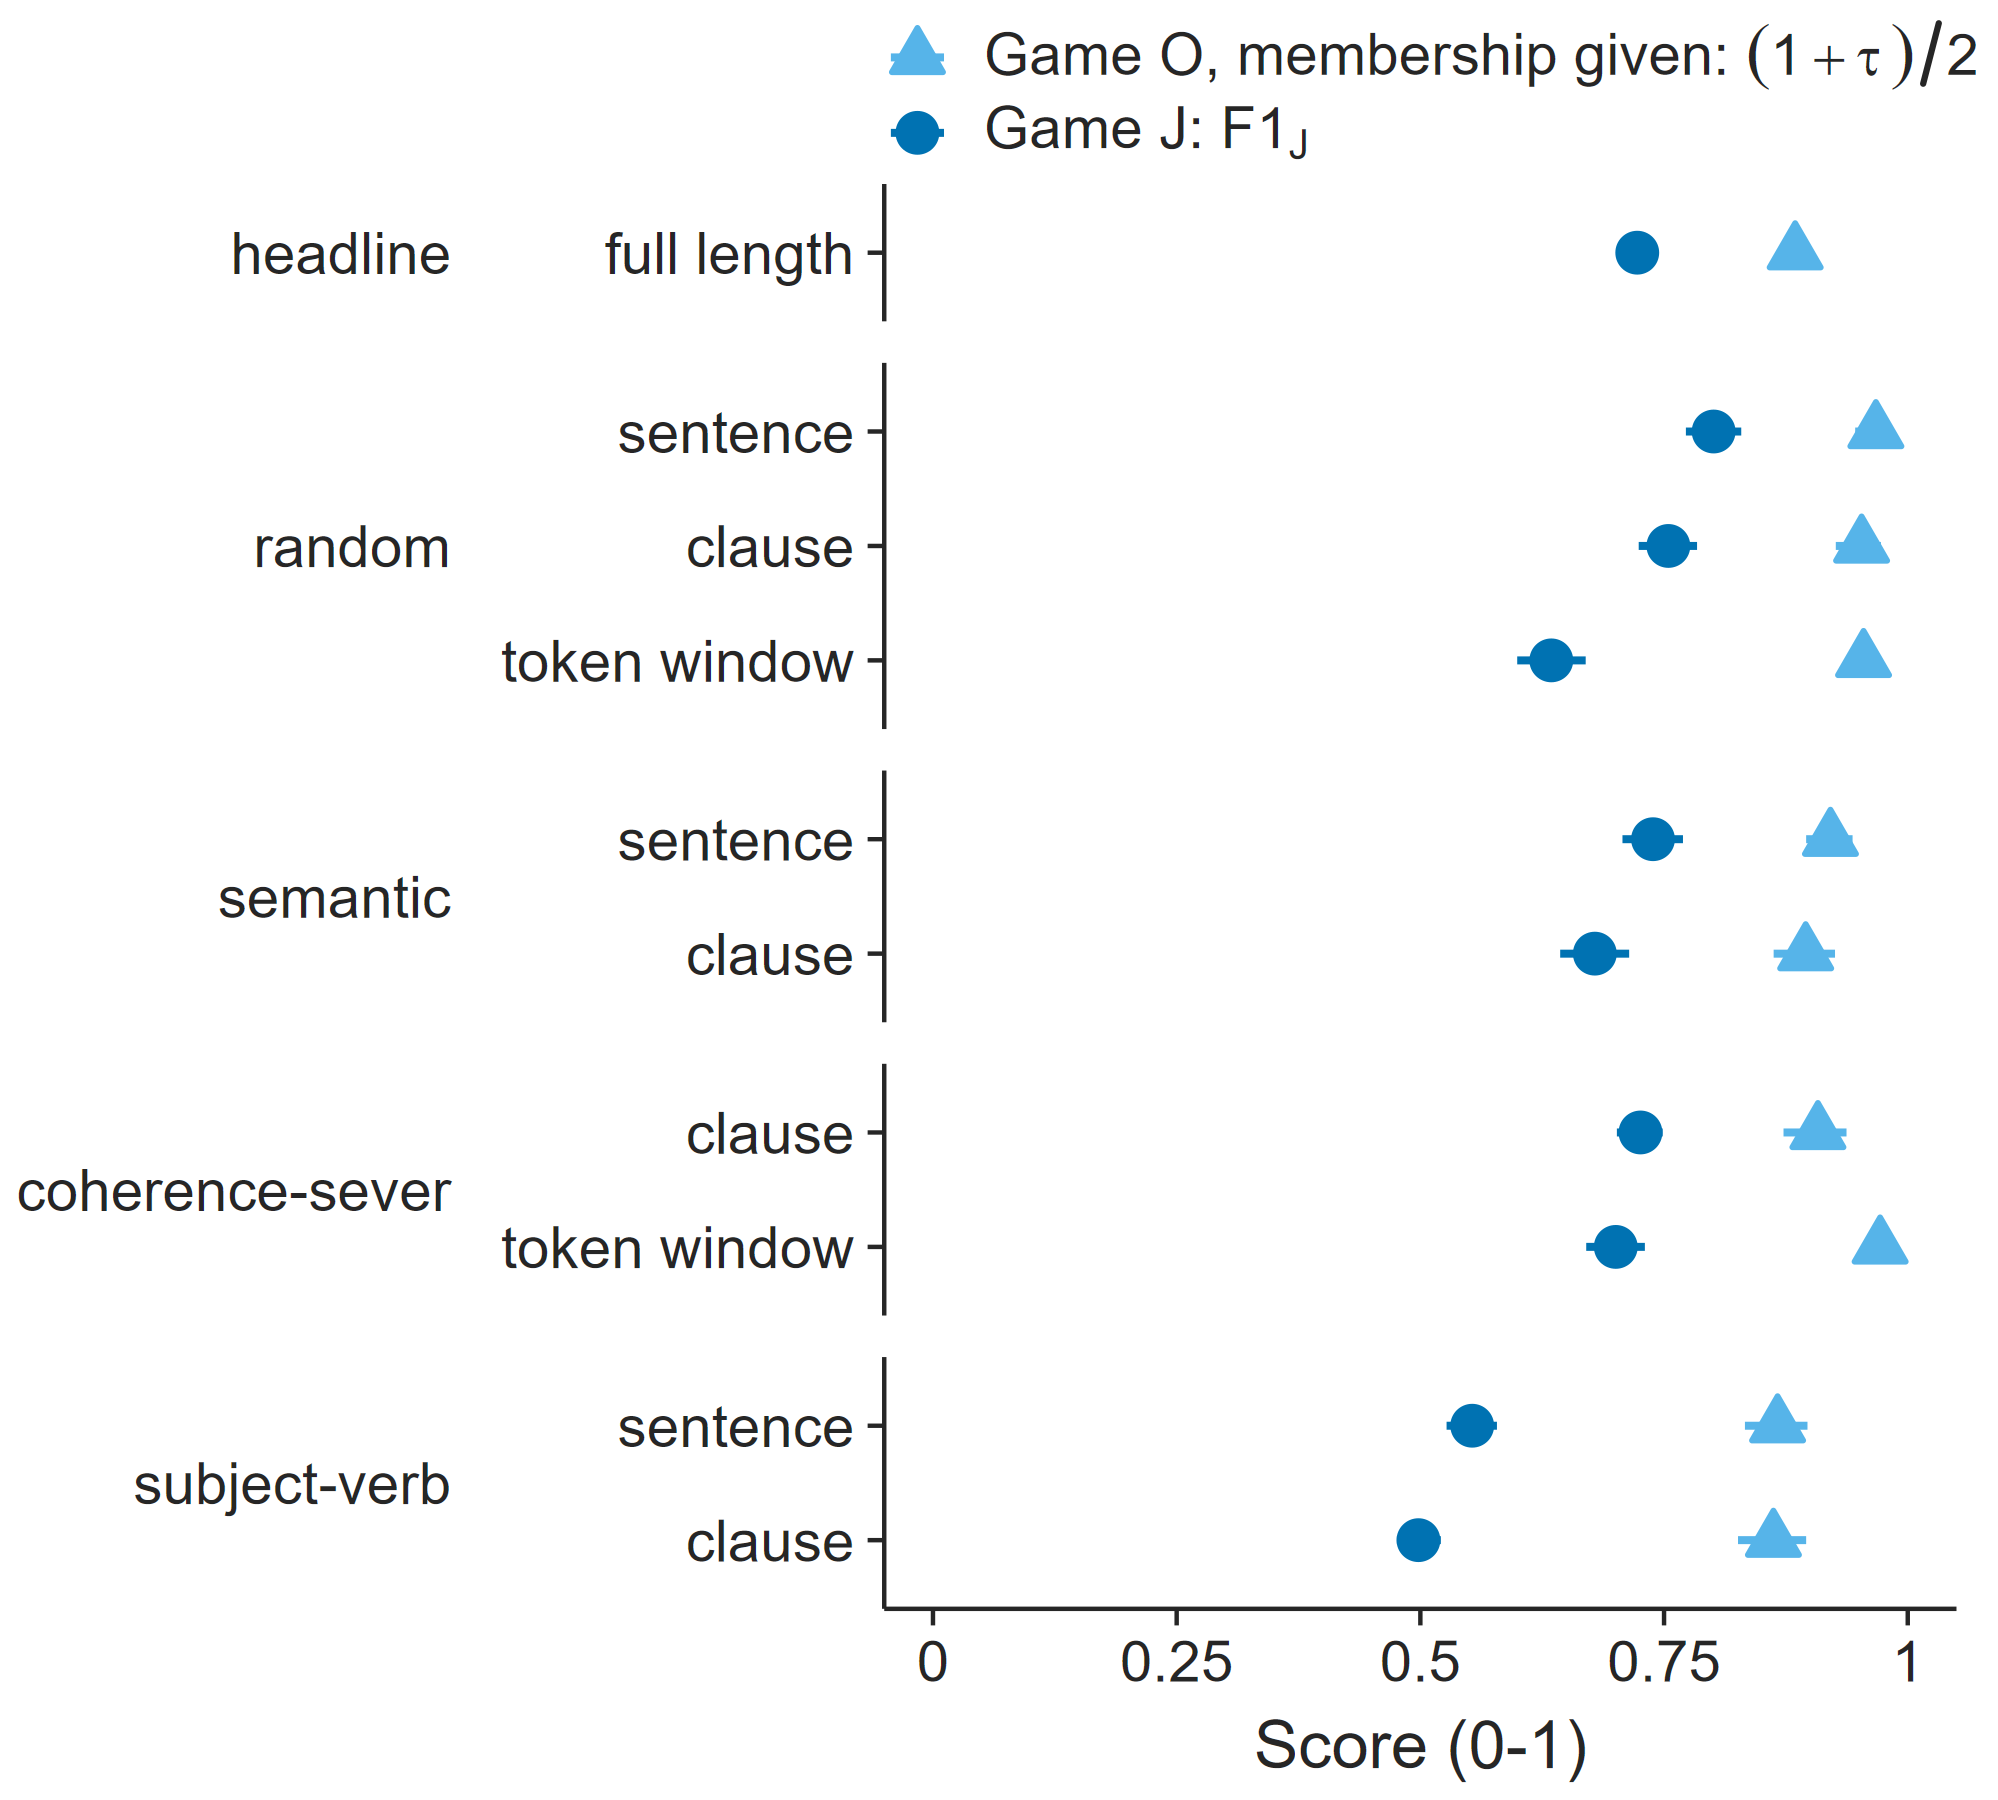

Source code (R):
# figA_gameO_vs_gameJ.R
# Appendix Figure A: ordering with membership given (Game O) against joint
# membership + order recovery (Game J), one-shot Sonnet. Prespecified.
#
# Game O is plotted as (1 + tau) / 2, the value F1_J takes when membership is
# perfect, so both games sit on one 0-1 scale. The transform is monotone, so
# the frozen tau CI maps directly. O and J are different units (documents vs
# pools) and different prompts, so the two markers are not joined.
#
# Run from the repository root:
#   Rscript results/paper_figures_r/figA_gameO_vs_gameJ.R

source("results/paper_figures_r/theme_paper.R")

# ---- Data -------------------------------------------------------------------
game_o   <- read.csv("results/final_analysis/TABLES/table_D_game_O.csv")
grid     <- read.csv("results/final_analysis/TABLES/table_C_grid_J.csv")
headline <- read.csv("results/final_analysis/TABLES/table_B_headline_J.csv")

o <- game_o[game_o$attacker == "One-shot Sonnet", ]
j <- rbind(
  data.frame(condition = "headline (full length)",
             headline[headline$attacker == "One-shot Sonnet", c("F1_J_mean", "F1_J_lo", "F1_J_hi", "completed")]),
  grid[grid$attacker == "One-shot Sonnet", c("condition", "F1_J_mean", "F1_J_lo", "F1_J_hi", "completed")]
)
j <- j[match(o$condition, j$condition), ]

split_condition <- function(condition) {
  ifelse(condition == "headline (full length)", "headline",
         sapply(strsplit(condition, " / ", fixed = TRUE), `[`, 1))
}
split_granularity <- function(condition) {
  ifelse(condition == "headline (full length)", "full length",
         sapply(strsplit(condition, " / ", fixed = TRUE), `[`, 2))
}

plot_data <- rbind(
  data.frame(condition = o$condition, game = "O",
             value = (1 + o$tau_mean) / 2, lo = (1 + o$tau_lo) / 2, hi = (1 + o$tau_hi) / 2,
             tau = o$tau_mean, tau_lo = o$tau_lo, tau_hi = o$tau_hi,
             n_units = o$docs, unit = "documents"),
  data.frame(condition = j$condition, game = "J",
             value = j$F1_J_mean, lo = j$F1_J_lo, hi = j$F1_J_hi,
             tau = NA, tau_lo = NA, tau_hi = NA,
             n_units = j$completed, unit = "pools")
)
plot_data$strategy    <- split_condition(plot_data$condition)
plot_data$granularity <- split_granularity(plot_data$condition)

# ---- Plot -------------------------------------------------------------------
d <- plot_data
d$strategy    <- factor(d$strategy, levels = c("headline", strategy_levels))
d$granularity <- factor(d$granularity, levels = rev(c("full length", granularity_levels)))
d$game        <- factor(d$game, levels = c("O", "J"))

fig <- ggplot(d, aes(x = value, y = granularity, colour = game, fill = game, shape = game)) +
  geom_linerange(aes(xmin = lo, xmax = hi), linewidth = ci_linewidth) +
  geom_point(size = point_size, stroke = point_stroke) +
  facet_grid(rows = vars(strategy), scales = "free_y", space = "free_y", switch = "y") +
  scale_colour_manual(values = game_colour, labels = game_label) +
  scale_fill_manual(values = game_colour, labels = game_label) +
  scale_shape_manual(values = game_shape, labels = game_label) +
  scale_y_discrete(labels = granularity_label) +
  scale_x_continuous(limits = c(0, 1), breaks = seq(0, 1, 0.25), labels = axis_01_labels) +
  labs(x = "Score (0-1)", y = NULL, colour = NULL, fill = NULL, shape = NULL) +
  theme_paper() +
  theme_strategy_strips() +
  # One legend entry per line, so it fits the column width.
  theme(legend.position = "top", legend.justification = "left", legend.direction = "vertical",
        legend.margin = margin(0, 0, 0, 0), legend.box.spacing = unit(2, "pt"))

# ---- Export -----------------------------------------------------------------
save_figure(fig, "figA_gameO_vs_gameJ", width = col_width, height = 3.0, data = plot_data)
